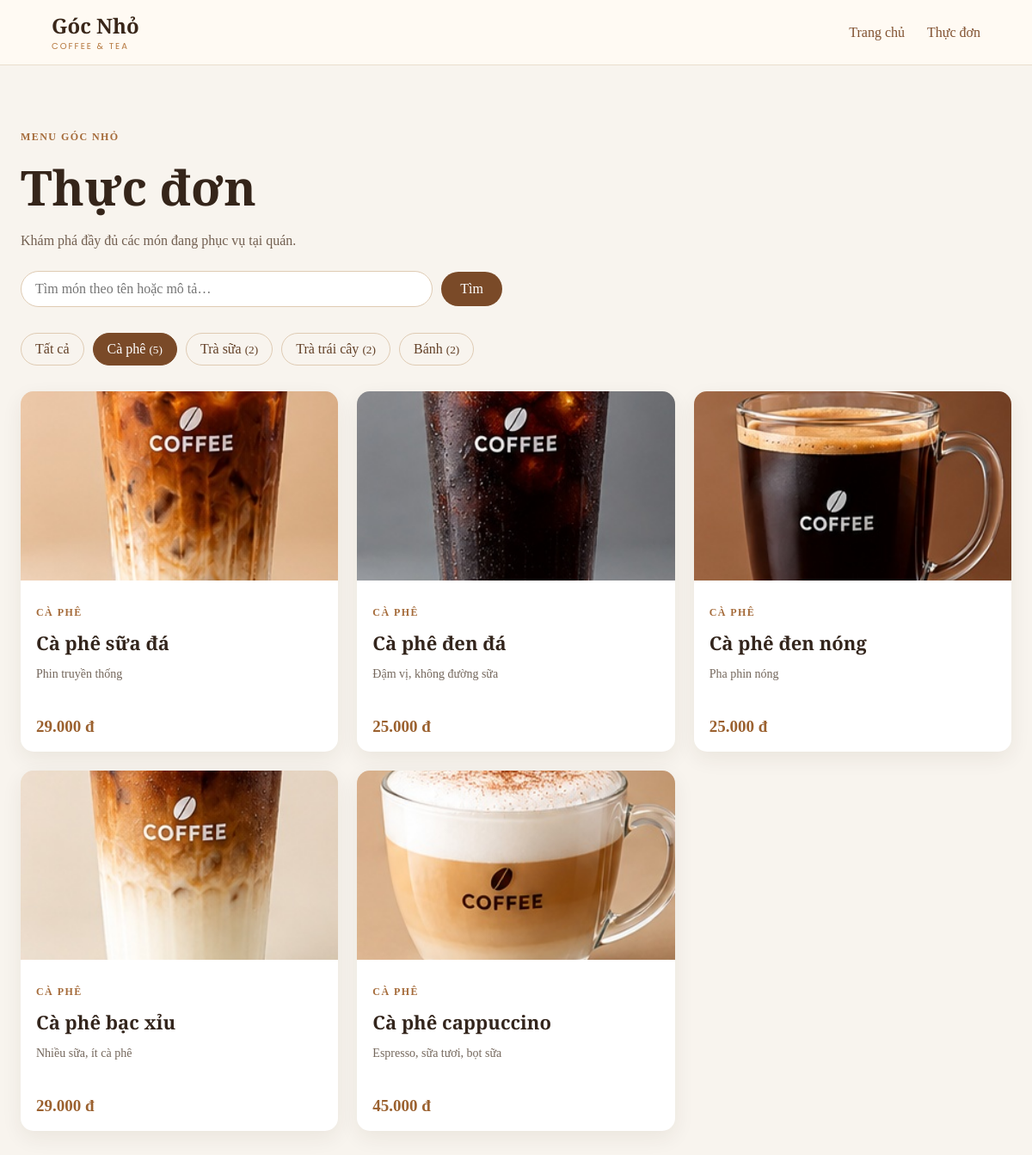
The page /index.php?page=menu&category=1 on the database as committed earlier.
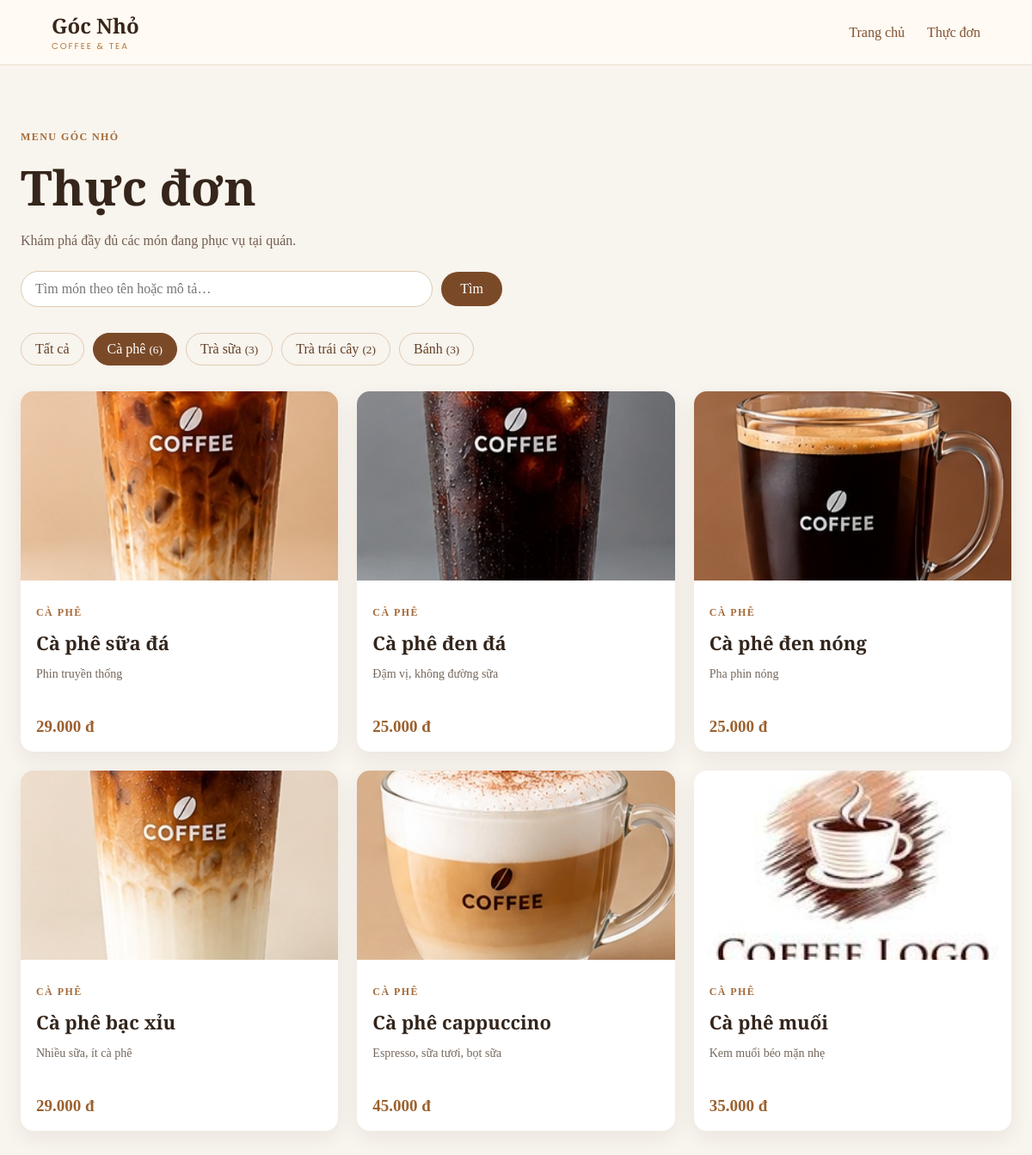
The same page on the database as committed later.
### tables this page shows
CREATE TABLE IF NOT EXISTS categories (
  category_id INT UNSIGNED AUTO_INCREMENT PRIMARY KEY,
  category_name VARCHAR(100) NOT NULL UNIQUE,
  has_options TINYINT(1) NOT NULL DEFAULT 1
);

CREATE TABLE IF NOT EXISTS menu_items (
  item_id INT UNSIGNED AUTO_INCREMENT PRIMARY KEY,
  category_id INT UNSIGNED NOT NULL,
  item_name VARCHAR(150) NOT NULL,
  description VARCHAR(255) NULL,
  price INT UNSIGNED NOT NULL,
  image MEDIUMTEXT NULL,
  is_hidden TINYINT(1) NOT NULL DEFAULT 0,
  is_sold_out TINYINT(1) NOT NULL DEFAULT 0,
  stock INT UNSIGNED NOT NULL DEFAULT 0,
  min_stock INT UNSIGNED NOT NULL DEFAULT 10,
  UNIQUE KEY uq_cat_name (category_id, item_name),
  FOREIGN KEY (category_id) REFERENCES categories(category_id)
);

### index.php (called while the page is built, shortened)
<?php
$routes = array(
    'home' => 'home/index.php',
    'public-menu' => 'public-menu/index.php',
    'menu' => 'menu/index.php',
    'menu-detail' => 'menu-detail/index.php',
    'tables' => 'tables/index.php',
    'schedule' => 'schedule/index.php',
    'ops' => 'ops/index.php',
    'orders' => 'orders/index.php',
    'cashshift' => 'cashshift/index.php',
    'kitchen' => 'kitchen/index.php',
);
$page = $_GET['page'] ?? null;
if (!is_string($page) || !isset($routes[$page])) {
    http_response_code(404);
    $page = '404';
    $file = __DIR__ . '/pages/404/index.php';
} else {
    $file = __DIR__ . '/pages/' . $routes[$page];
}
$action = dirname($file) . '/action.php';
if (is_file($action)) {
    require $action;
}
require __DIR__ . '/layouts/public/header.php';
require $file;
require __DIR__ . '/layouts/public/footer.php';

### classes/Database.php (called while the page is built, shortened)
<?php
class Database
{
    private $connection;
    public function __construct($config)
    {
        $this->connection = new mysqli(
            $config['host'], $config['username'], $config['password'],
            $config['database'], $config['port']
        );
        $this->connection->set_charset($config['charset']);
    }
    public function run($sql, $params = array())
    {
        $stmt = $this->connection->prepare($sql);
        if ($params) {
            $types = '';
            foreach ($params as $p) { $types .= is_int($p) ? 'i' : 's'; }
            $stmt->bind_param($types, ...$params);
        }
        $stmt->execute();
        return $stmt;
    }
    public function fetchAll($sql, $params = array())
    {
        return $this->run($sql, $params)->get_result()->fetch_all(MYSQLI_ASSOC);
    }
    public function fetchOne($sql, $params = array())
    {
        $row = $this->run($sql, $params)->get_result()->fetch_assoc();
        return $row ?: null;
    }
}

### functions.php (called while the page is built, shortened)
<?php
function request_search($key = 'q')
{
    $q = $_GET[$key] ?? '';
    return is_string($q) ? mb_substr(trim($q), 0, 100, 'UTF-8') : '';
}
function request_page($key = 'p')
{
    $p = filter_input(INPUT_GET, $key, FILTER_VALIDATE_INT);
    return ($p === false || $p === null || $p < 1) ? 1 : $p;
}
function paginate($total, $page, $perPage)
{
    $perPage = max(1, (int) $perPage);
    $pages = max(1, (int) ceil(((int) $total) / $perPage));
    $page = min(max(1, (int) $page), $pages);
    return array('page' => $page, 'pages' => $pages, 'offset' => ($page - 1) * $perPage, 'perPage' => $perPage, 'total' => (int) $total);
}
function public_menu_where($categoryId = 0, $search = '')
{
    $where = ' WHERE m.is_hidden = 0';
    $params = array();
    if ((int) $categoryId > 0) {
        $where .= ' AND m.category_id = ?';
        $params[] = (int) $categoryId;
    }
    return array($where, $params);
}
function public_menu_items($categoryId = 0, $search = '', $limit = 0, $offset = 0)
{
    list($where, $params) = public_menu_where($categoryId, $search);
    $sql = "SELECT m.item_id, m.category_id, m.item_name, m.price, m.image, m.description, c.category_name
            FROM menu_items m
            JOIN categories c ON c.category_id = m.category_id" . $where . " ORDER BY m.item_id ASC";
    if ((int) $limit > 0) {
        $sql .= ' LIMIT ? OFFSET ?';
        $params[] = (int) $limit;
        $params[] = max(0, (int) $offset);
    }
    return db()->fetchAll($sql, $params);
}
function public_menu_count($categoryId = 0, $search = '')
{
    list($where, $params) = public_menu_where($categoryId, $search);
    $row = db()->fetchOne("SELECT COUNT(*) AS n FROM menu_items m" . $where, $params);
    return (int) ($row['n'] ?? 0);
}
function public_menu_category_summary()
{
    return db()->fetchAll(
        "SELECT c.category_id, c.category_name, COUNT(m.item_id) AS item_count,
                MIN(m.price) AS min_price
         FROM categories c
         LEFT JOIN menu_items m ON m.category_id = c.category_id AND m.is_hidden = 0
         GROUP BY c.category_id, c.category_name
         ORDER BY c.category_id"
    );
}

### pages/menu/action.php (called while the page is built, shortened)
<?php
require_once __DIR__ . '/../../functions.php';
$menuSearch = request_search('q');
$menuPerPage = 9;
$selectedCategory = filter_input(INPUT_GET, 'category', FILTER_VALIDATE_INT);
try {
    $menuCategories = array_values(array_filter(public_menu_category_summary(), function ($c) {
        return (int) $c['item_count'] > 0;
    }));
    $menuPager = paginate(public_menu_count($selectedCategory, $menuSearch), request_page('p'), $menuPerPage);
    $menuItems = public_menu_items($selectedCategory, $menuSearch, $menuPager['perPage'], $menuPager['offset']);
} catch (Throwable $e) {
}
$title = 'Thực đơn | ' . brand_full();
$bodyClass = 'public-catalog-page';
$css = array('public-catalog.css');

### helpers/common.php (called while the page is built, shortened)
<?php
function e($value)
{
    return htmlspecialchars((string) $value, ENT_QUOTES, 'UTF-8');
}
function get_all_settings($refresh = false)
{
    static $settings = null;
    if ($settings !== null && !$refresh) {
        return $settings;
    }
    $settings = array();
    try {
        $rows = db()->fetchAll('SELECT setting_key, setting_value FROM site_settings');
        foreach ($rows as $r) {
            $settings[$r['setting_key']] = $r['setting_value'];
        }
    } catch (\Throwable $e) {
    }
    return $settings;
}
function setting($key, $default = '')
{
    $all = get_all_settings();
    return isset($all[$key]) && $all[$key] !== '' && $all[$key] !== null ? $all[$key] : $default;
}
function brand_name()
{
    return setting('brand_name', 'Góc Nhỏ');
}
function brand_subtitle()
{
    return setting('brand_subtitle', 'Coffee & Tea');
}
function brand_full()
{
    return trim(brand_name() . ' ' . brand_subtitle());
}
function menu_item_image($item)
{
    if (!empty($item['image'])) {
        return $item['image'];
    }
    $nameMap = array(
        'Cà phê sữa đá' => 'assets/images/menu/01-ca-phe-sua-da.jpg',
        'Cà phê đen đá' => 'assets/images/menu/02-ca-phe-den-da.jpg',
        'Cà phê đen nóng' => 'assets/images/menu/03-ca-phe-den-nong.jpg',
        'Cà phê bạc xỉu' => 'assets/images/menu/04-ca-phe-bac-xiu.jpg',
        'Cà phê cappuccino' => 'assets/images/menu/05-ca-phe-cappuccino.jpg',
        'Trà sữa trân châu' => 'assets/images/menu/06-tra-sua-tran-chau.jpg',
        'Trà sữa matcha' => 'assets/images/menu/07-tra-sua-matcha.jpg',
        'Trà đào cam sả' => 'assets/images/menu/08-tra-dao-cam-sa.jpg',
        'Trà vải hoa hồng' => 'assets/images/menu/09-tra-vai-hoa-hong.jpg',
        'Bánh tiramisu' => 'assets/images/menu/10-banh-tiramisu.jpg',
        'Bánh croissant' => 'assets/images/menu/10-banh-tiramisu.jpg',
    );
    $name = trim($item['item_name'] ?? '');
    if (isset($nameMap[$name])) {
        return $nameMap[$name];
    }
    return 'assets/images/images.jpg';
}

### config/database.php (called while the page is built, shortened)
<?php
$env = function ($key, $default) {
    $value = getenv($key);
    return $value === false ? $default : $value;
};
$appEnvironment = strtolower((string) $env('APP_ENV', 'local'));
$dbUser = $env('DB_USER', 'root');
$dbPassword = $env('DB_PASSWORD', '');
return array(
    'host'     => $env('DB_HOST', '127.0.0.1'),
    'port'     => (int) $env('DB_PORT', '3306'),
    'database' => $env('DB_NAME', 'coffee_shop'),
    'username' => $dbUser,
    'password' => $dbPassword,
    'charset'  => 'utf8mb4',
);

### helpers/database.php (called while the page is built)
<?php
function db()
{
    static $database = null;
    if ($database === null) {
        $config = require __DIR__ . '/../config/database.php';
        $database = new Database($config);
    }
    return $database;
}

### pages/menu/index.php (the view, shortened to what this page needs)
<header class="catalog-header">
    <a href="index.php?page=home" class="catalog-brand"><?= e(brand_name()) ?> <span><?= e(brand_subtitle()) ?></span></a>
    <nav><a href="index.php?page=home">Trang chủ</a><a href="index.php?page=menu">Thực đơn</a></nav>
</header>
<main class="catalog-main">
    <p class="catalog-eyebrow">MENU <?= e(mb_strtoupper(brand_name(), "UTF-8")) ?></p>
    <h1>Thực đơn</h1>
    <p class="catalog-intro">Khám phá đầy đủ các món đang phục vụ tại quán.</p>
    <form class="catalog-search" method="get" action="index.php" role="search">
        <input type="search" id="catalogSearch" name="q" value="<?= e($menuSearch) ?>" placeholder="Tìm món theo tên hoặc mô tả…" maxlength="100">
        <button type="submit">Tìm</button>
    </form>
    <?php $keepQ = $menuSearch !== '' ? '&amp;q=' . rawurlencode($menuSearch) : ''; ?>
    <nav class="catalog-filters" aria-label="Lọc theo danh mục">
        <a class="<?= $selectedCategory === 0 ? 'active' : '' ?>" href="index.php?page=menu<?= $keepQ ?>">Tất cả</a>
        <?php foreach ($menuCategories as $category): ?>
            <a class="<?= $selectedCategory === (int) $category['category_id'] ? 'active' : '' ?>"
               href="index.php?page=menu&amp;category=<?= (int) $category['category_id'] ?><?= $keepQ ?>"><?= e($category['category_name']) ?> <small>(<?= (int) $category['item_count'] ?>)</small></a>
        <?php endforeach; ?>
    </nav>
    <?php if ($menuItems): ?>
        <div class="catalog-grid">
            <?php foreach ($menuItems as $item): ?>
                <article class="catalog-card">
                    <a href="index.php?page=menu-detail&amp;id=<?= (int) $item['item_id'] ?>" class="catalog-image-link">
                        <img src="<?= e(menu_item_image($item)) ?>" alt="<?= e($item['item_name']) ?>" loading="lazy">
                    </a>
                    <div class="catalog-card-body">
                        <p class="catalog-category"><?= e($item['category_name']) ?></p>
                        <h2><a href="index.php?page=menu-detail&amp;id=<?= (int) $item['item_id'] ?>"><?= e($item['item_name']) ?></a></h2>
                        <p><?= e($item['description'] ?? '') ?></p>
                        <strong><?= e(number_format((int) $item['price'], 0, ',', '.')) ?> đ</strong>
                    </div>
                </article>
            <?php endforeach; ?>
        </div>
    <?php else: ?>
        <p class="catalog-empty"><?= $menuSearch !== '' ? 'Không có món nào khớp với “' . e($menuSearch) . '”.' : 'Danh mục này hiện chưa có món.' ?></p>
    <?php endif; ?>
</main>

### layouts/public/header.php (shortened to what this page needs)
<?php
$css       = isset($css) ? $css : array();
$bodyClass = isset($bodyClass) ? $bodyClass : '';
$assetPrefix = 'assets/';
?>
<!DOCTYPE html>
<html lang="vi"<?= in_array($page, array('home', 'public-menu', 'menu', 'menu-detail', '404'), true) ? ' class="marketing-document"' : '' ?>>
<head>
    <link rel="stylesheet" href="<?= e($assetPrefix) ?>css/style.css">
<?php foreach ($css as $cssFile): ?>
    <link rel="stylesheet" href="<?= e(strpos($cssFile, 'http') === 0 ? $cssFile : $assetPrefix . 'css/' . $cssFile) ?>">
<?php endforeach; ?>
</head>
<body<?= $bodyClass !== '' ? ' class="' . e($bodyClass) . '"' : '' ?> data-page="<?= e($page) ?>">

### layouts/public/footer.php (shortened to what this page needs)
</body>
</html>

### assets/css/style.css (style rules this page uses)
html, body { height: 100%; margin: 0; overflow: hidden; }
body { display: flex; }

### assets/css/public-catalog.css (style rules this page uses)
.public-catalog-page { min-height:100vh;background:#f8f4ee;color:#33251c }
.catalog-header { height:76px;padding:0 max(5vw,24px);display:flex;align-items:center;justify-content:space-between;border-bottom:1px solid #eadfce;background:#fffaf3 }
.catalog-brand { font-family:'Playfair Display',serif;font-size:24px;font-weight:700;color:#392619;text-decoration:none }
.catalog-brand span { display:block;font:10px Poppins,sans-serif;letter-spacing:.2em;text-transform:uppercase;color:#b5763c }
.catalog-header nav { display:flex;gap:26px }
.catalog-header nav a,.catalog-eyebrow a { color:#80502f;text-decoration:none }
.catalog-main { max-width:1160px;margin:0 auto;padding:64px 24px 90px }
.catalog-eyebrow,.catalog-category { color:#a56b3a;font-size:12px;font-weight:600;letter-spacing:.12em;text-transform:uppercase }
.catalog-main h1 { margin:8px 0;font:700 clamp(36px,5vw,56px) 'Playfair Display',serif;color:#35251a }
.catalog-intro { color:#725f50 }
.catalog-filters { display:flex;flex-wrap:wrap;gap:10px;margin:30px 0 }
.catalog-filters a,.catalog-back { display:inline-block;border:1px solid #dfcbb3;border-radius:999px;padding:9px 16px;color:#624027;text-decoration:none }
.catalog-filters a.active,.catalog-back { background:#7a4a28;color:#fff;border-color:#7a4a28 }
.catalog-grid { display:grid;grid-template-columns:repeat(3,minmax(0,1fr));gap:22px }
.catalog-card { overflow:hidden;border-radius:15px;background:#fff;box-shadow:0 8px 24px #38240f12 }
.catalog-image-link { display:block;height:220px;background:#eee4d8 }
.catalog-card img { width:100%;height:100%;object-fit:cover }
.catalog-card-body { padding:18px }
.catalog-card-body h2 { margin:4px 0 8px;font:600 22px 'Playfair Display',serif }
.catalog-card-body h2 a { color:#33251c;text-decoration:none }
.catalog-card-body>p:not(.catalog-category) { min-height:44px;color:#74675c;font-size:14px }
.catalog-card-body strong,.catalog-detail strong { font-size:19px;color:#9b612f }
.public-catalog-page { display:block;width:100%;min-height:100vh }
.catalog-header { box-sizing:border-box;width:100% }
.public-catalog-page { height:auto;overflow-x:hidden;overflow-y:auto }
html.marketing-document { height:auto;min-height:100%;overflow-x:hidden;overflow-y:auto }
.public-catalog-page { overflow:visible }
.catalog-search { display:flex;flex-wrap:wrap;gap:10px;align-items:center;margin:26px 0 0;max-width:560px }
.catalog-search input[type=search] { flex:1 1 240px;min-width:0;padding:11px 16px;border:1px solid #dfcbb3;border-radius:999px;background:#fff;color:#33251c;font:inherit }
.catalog-search button { padding:11px 22px;border:0;border-radius:999px;background:#7a4a28;color:#fff;font:inherit;cursor:pointer }

Rows that differ between the two databases and show on the page:
computed for categories "Cà phê": item_count "5" → "6"
computed for categories "Trà sữa": item_count "2" → "3"
computed for categories "Bánh": item_count "2" → "3"
added menu_items: shows a picture, category.category_name "CÀ PHÊ", item_name "Cà phê muối", description "Kem muối béo mặn nhẹ", price "35.000"
